Frame 1 (no input): blank canvas, image omitted
Frame 60 (no input): blank canvas, image omitted
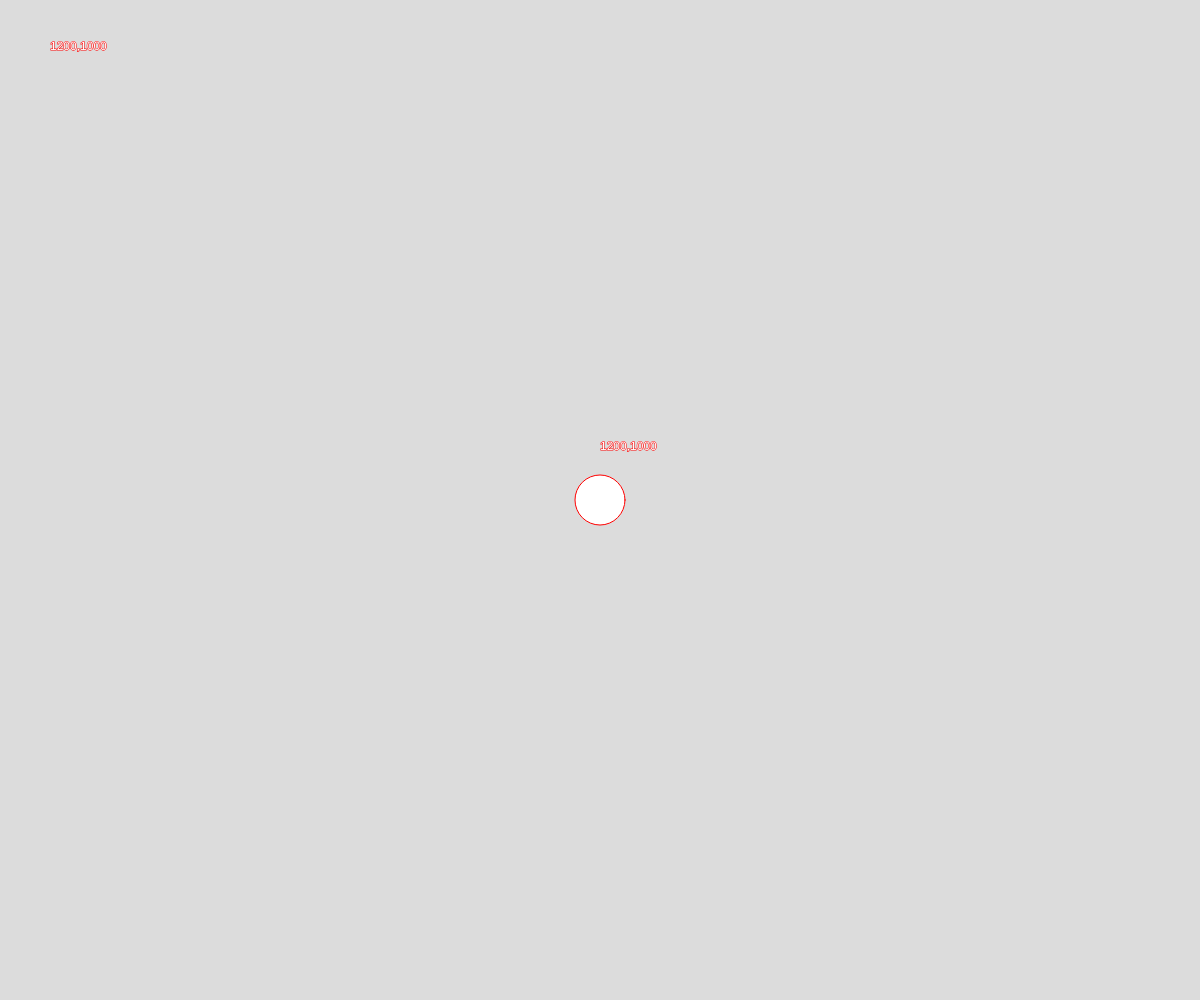
Frame 120 (the mouse pressed at the canvas centre since frame 60)

The p5.js sketch whose frames 1 and 60 were blank and that drew this single picture after the mouse press (run headless with seeded random() and noise() and a simulated clock; from frame 60 on, the mouse is pressed at the canvas centre):

// p5.js sketch
// ── sketch.js
function setup() {
  window.addEventListener(
    "touchstart",
    function (e) {
      e.preventDefault();
    },
    { passive: false }
  );
  window.addEventListener(
    "touchmove",
    function (e) {
      e.preventDefault();
    },
    {
      passive: false,
    }
  );
  createCanvas(windowWidth, windowHeight);
}

function draw() {
  background(220);
  stroke(255, 0, 0);
  text(windowWidth + "," + windowHeight, 50, 50);
  if (mouseIsPressed) {
    fill(255);
    ellipse(mouseX, mouseY, 50, 50);
    text(windowWidth + "," + windowHeight, mouseX, mouseY - 50);
  }
}

// ── style.css
* {
  padding: 0;
  margin: 0;
  background: black;
}

canvas {
  display: block;
}

button {
  color: white;
  border: none;
  background-color: white;
  width: 40px;
  height: 80px;
  border-radius: 5px;
}
